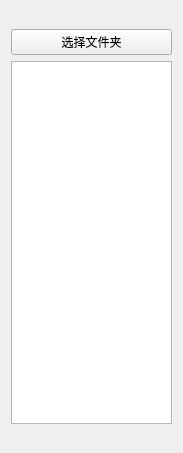
<?xml version="1.0" encoding="UTF-8"?>
<ui version="4.0">
 <class>Form</class>
 <widget class="QWidget" name="Form">
  <property name="geometry">
   <rect>
    <x>0</x>
    <y>0</y>
    <width>183</width>
    <height>453</height>
   </rect>
  </property>
  <property name="windowTitle">
   <string>Form</string>
  </property>
  <layout class="QVBoxLayout" name="verticalLayout" stretch="1,1,20,1">
   <item>
    <spacer name="verticalSpacer">
     <property name="orientation">
      <enum>Qt::Vertical</enum>
     </property>
     <property name="sizeHint" stdset="0">
      <size>
       <width>20</width>
       <height>40</height>
      </size>
     </property>
    </spacer>
   </item>
   <item>
    <widget class="QPushButton" name="pushButton_ChooseDir">
     <property name="text">
      <string>选择文件夹</string>
     </property>
    </widget>
   </item>
   <item>
    <widget class="CMyTreeView" name="treeView"/>
   </item>
   <item>
    <spacer name="verticalSpacer_2">
     <property name="orientation">
      <enum>Qt::Vertical</enum>
     </property>
     <property name="sizeHint" stdset="0">
      <size>
       <width>20</width>
       <height>40</height>
      </size>
     </property>
    </spacer>
   </item>
  </layout>
 </widget>
 <customwidgets>
  <customwidget>
   <class>CMyTreeView</class>
   <extends>QTreeView</extends>
   <header>widget.miscwidget</header>
  </customwidget>
 </customwidgets>
 <resources/>
 <connections/>
</ui>
